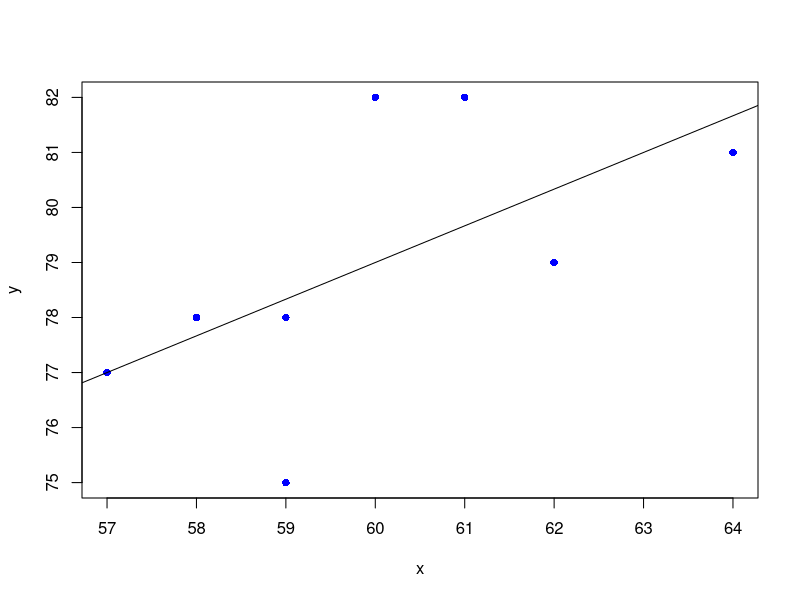
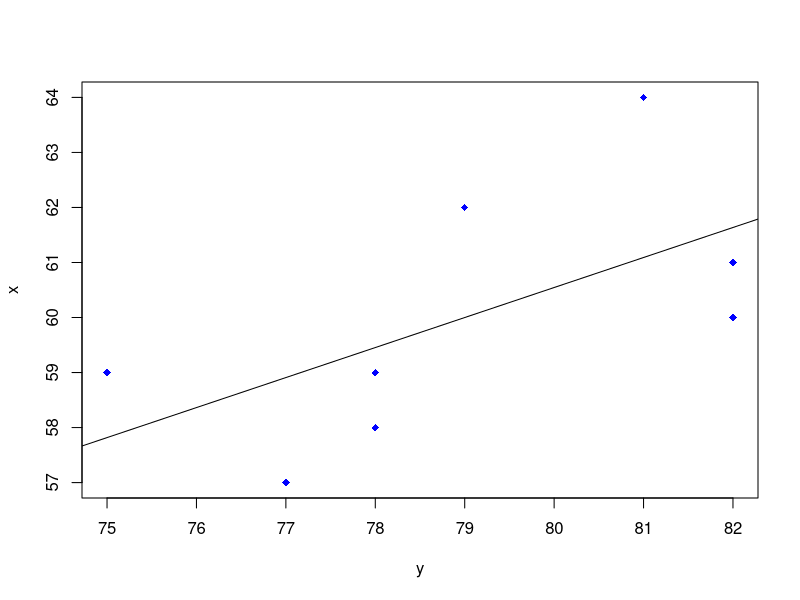
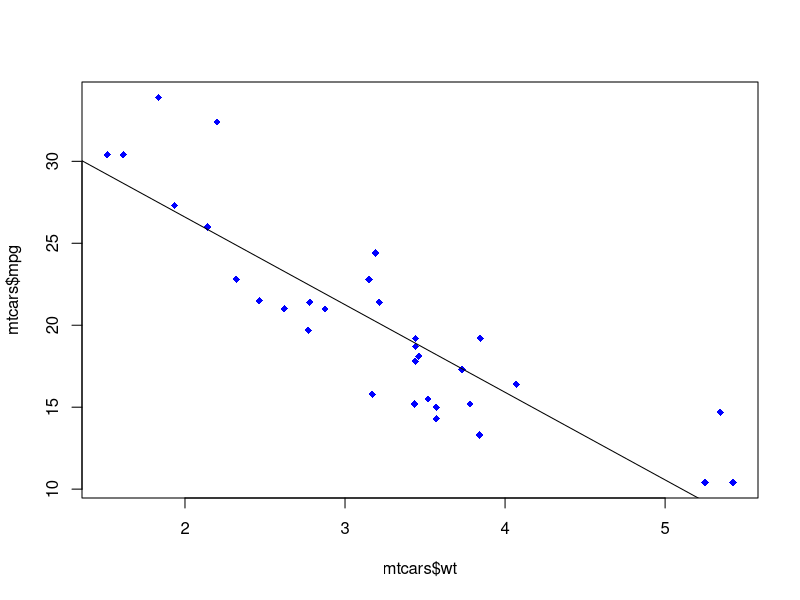
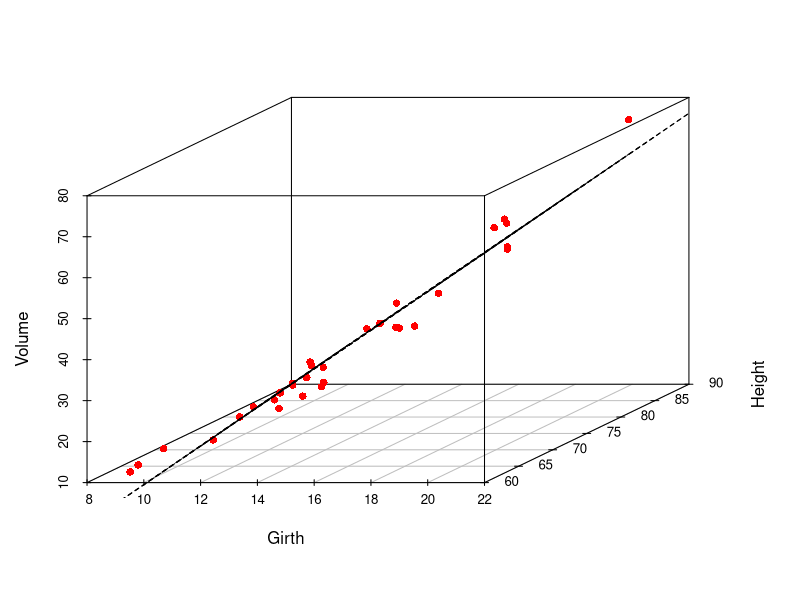

Write R code to recreate these figures, in order.
## regression
x<-c(57,58,59,59,60,61,62,64)
y<-c(77,78,75,78,82,82,79,81)

lr<-lm(formula =  y~x)    ## y on x
summary(lr)
plot(x,y,pch = 16 , col = "blue")
abline(lr)

x<-c(57,58,59,59,60,61,62,64)
y<-c(77,78,75,78,82,82,79,81)

lr1<-lm(formula =  x~y)   ## x on y    
summary(lr1)
plot(y,x,pch = 18 , col = "blue")
abline(lr1)

lr2<-lm(formula =  mtcars$mpg ~ mtcars$wt)
summary(lr2)
plot(mtcars$wt , mtcars$mpg, pch = 18 , col = "blue")
abline(lr2)

## multiple regression 

library(scatterplot3d)
s3d=scatterplot3d(trees,pch = 16 , color = "red", angle = 36)
my <- lm(trees$Volume ~ trees$Girth  + trees$Height)
s3d$plane3d(my)
